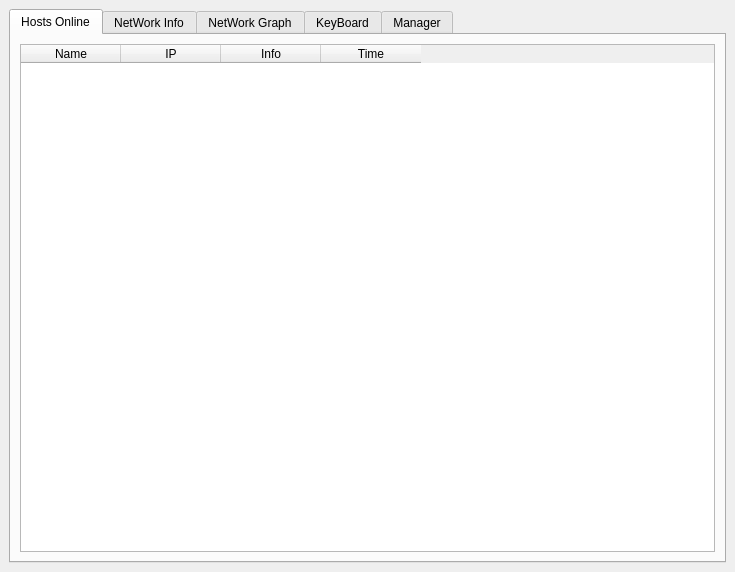
<?xml version="1.0" encoding="UTF-8"?>
<ui version="4.0">
 <class>MainWindow</class>
 <widget class="QMainWindow" name="MainWindow">
  <property name="geometry">
   <rect>
    <x>0</x>
    <y>0</y>
    <width>735</width>
    <height>572</height>
   </rect>
  </property>
  <property name="windowTitle">
   <string>MainWindow</string>
  </property>
  <widget class="QWidget" name="centralwidget">
   <layout class="QVBoxLayout" name="verticalLayout">
    <item>
     <widget class="QTabWidget" name="tabWidget">
      <property name="currentIndex">
       <number>0</number>
      </property>
      <widget class="QWidget" name="tab">
       <attribute name="title">
        <string>Hosts Online</string>
       </attribute>
       <layout class="QVBoxLayout" name="verticalLayout_2">
        <item>
         <widget class="QTableWidget" name="tableWidget">
          <property name="editTriggers">
           <set>QAbstractItemView::NoEditTriggers</set>
          </property>
          <property name="columnCount">
           <number>4</number>
          </property>
          <column>
           <property name="text">
            <string>Name</string>
           </property>
          </column>
          <column>
           <property name="text">
            <string>IP</string>
           </property>
          </column>
          <column>
           <property name="text">
            <string>Info</string>
           </property>
          </column>
          <column>
           <property name="text">
            <string>Time</string>
           </property>
          </column>
         </widget>
        </item>
       </layout>
      </widget>
      <widget class="QWidget" name="tab_2">
       <attribute name="title">
        <string>NetWork Info</string>
       </attribute>
       <layout class="QVBoxLayout" name="verticalLayout_3">
        <item>
         <widget class="QFrame" name="frame">
          <property name="frameShape">
           <enum>QFrame::StyledPanel</enum>
          </property>
          <property name="frameShadow">
           <enum>QFrame::Raised</enum>
          </property>
          <layout class="QHBoxLayout" name="horizontalLayout_2" stretch="1,1,6">
           <property name="topMargin">
            <number>1</number>
           </property>
           <property name="bottomMargin">
            <number>1</number>
           </property>
           <item>
            <widget class="QPushButton" name="pushButton">
             <property name="text">
              <string>Start</string>
             </property>
             <property name="checkable">
              <bool>true</bool>
             </property>
            </widget>
           </item>
           <item>
            <widget class="QPushButton" name="pushButton_2">
             <property name="text">
              <string>Clear</string>
             </property>
            </widget>
           </item>
           <item>
            <widget class="QFrame" name="frame_2">
             <property name="frameShape">
              <enum>QFrame::StyledPanel</enum>
             </property>
             <property name="frameShadow">
              <enum>QFrame::Raised</enum>
             </property>
             <layout class="QHBoxLayout" name="horizontalLayout" stretch="1,3">
              <property name="topMargin">
               <number>1</number>
              </property>
              <property name="bottomMargin">
               <number>1</number>
              </property>
              <item>
               <widget class="QLabel" name="label">
                <property name="text">
                 <string>                     Current Host:</string>
                </property>
               </widget>
              </item>
              <item>
               <widget class="QComboBox" name="comboBox">
                <item>
                 <property name="text">
                  <string>None</string>
                 </property>
                </item>
               </widget>
              </item>
             </layout>
            </widget>
           </item>
          </layout>
         </widget>
        </item>
        <item>
         <widget class="QFrame" name="frame_7">
          <property name="frameShape">
           <enum>QFrame::StyledPanel</enum>
          </property>
          <property name="frameShadow">
           <enum>QFrame::Raised</enum>
          </property>
          <layout class="QHBoxLayout" name="horizontalLayout_7" stretch="1,1">
           <item>
            <widget class="QLineEdit" name="lineEdit_2"/>
           </item>
           <item>
            <widget class="QLabel" name="label_5">
             <property name="font">
              <font>
               <family>Mongolian Baiti</family>
               <pointsize>12</pointsize>
              </font>
             </property>
             <property name="text">
              <string>No Data now!wait for 10 sec.</string>
             </property>
             <property name="textFormat">
              <enum>Qt::AutoText</enum>
             </property>
            </widget>
           </item>
          </layout>
         </widget>
        </item>
        <item>
         <widget class="QTableWidget" name="tableWidget_2">
          <property name="enabled">
           <bool>true</bool>
          </property>
          <property name="editTriggers">
           <set>QAbstractItemView::NoEditTriggers</set>
          </property>
          <column>
           <property name="text">
            <string>Host IP:port</string>
           </property>
          </column>
          <column>
           <property name="text">
            <string>Dst IP:port</string>
           </property>
          </column>
          <column>
           <property name="text">
            <string>Proto</string>
           </property>
          </column>
          <column>
           <property name="text">
            <string>Time</string>
           </property>
          </column>
         </widget>
        </item>
       </layout>
      </widget>
      <widget class="QWidget" name="tab_3">
       <attribute name="title">
        <string>NetWork Graph</string>
       </attribute>
       <layout class="QVBoxLayout" name="verticalLayout_4" stretch="1,25">
        <property name="topMargin">
         <number>1</number>
        </property>
        <property name="bottomMargin">
         <number>1</number>
        </property>
        <item>
         <widget class="QFrame" name="frame_3">
          <property name="frameShape">
           <enum>QFrame::StyledPanel</enum>
          </property>
          <property name="frameShadow">
           <enum>QFrame::Raised</enum>
          </property>
          <layout class="QHBoxLayout" name="horizontalLayout_3" stretch="1,8">
           <property name="topMargin">
            <number>1</number>
           </property>
           <property name="bottomMargin">
            <number>1</number>
           </property>
           <item>
            <widget class="QLabel" name="label_2">
             <property name="text">
              <string>      Current Host:</string>
             </property>
            </widget>
           </item>
           <item>
            <widget class="QLabel" name="label_3">
             <property name="text">
              <string/>
             </property>
            </widget>
           </item>
          </layout>
         </widget>
        </item>
        <item>
         <widget class="QWidget" name="widget" native="true">
          <layout class="QVBoxLayout" name="verticalLayout_6">
           <item>
            <layout class="QGridLayout" name="gridLayout"/>
           </item>
          </layout>
         </widget>
        </item>
       </layout>
      </widget>
      <widget class="QWidget" name="tab_4">
       <attribute name="title">
        <string>KeyBoard</string>
       </attribute>
       <layout class="QVBoxLayout" name="verticalLayout_7">
        <item>
         <widget class="QFrame" name="frame_4">
          <property name="frameShape">
           <enum>QFrame::StyledPanel</enum>
          </property>
          <property name="frameShadow">
           <enum>QFrame::Raised</enum>
          </property>
          <layout class="QHBoxLayout" name="horizontalLayout_5" stretch="1,6">
           <property name="topMargin">
            <number>1</number>
           </property>
           <property name="bottomMargin">
            <number>1</number>
           </property>
           <item>
            <widget class="QPushButton" name="pushButton_3">
             <property name="text">
              <string>Get</string>
             </property>
             <property name="checkable">
              <bool>false</bool>
             </property>
            </widget>
           </item>
           <item>
            <widget class="QFrame" name="frame_5">
             <property name="frameShape">
              <enum>QFrame::StyledPanel</enum>
             </property>
             <property name="frameShadow">
              <enum>QFrame::Raised</enum>
             </property>
             <layout class="QHBoxLayout" name="horizontalLayout_4" stretch="1,3">
              <property name="topMargin">
               <number>1</number>
              </property>
              <property name="bottomMargin">
               <number>0</number>
              </property>
              <item>
               <widget class="QLabel" name="label_4">
                <property name="text">
                 <string>              Host:</string>
                </property>
               </widget>
              </item>
              <item>
               <widget class="QComboBox" name="comboBox_2"/>
              </item>
             </layout>
            </widget>
           </item>
          </layout>
         </widget>
        </item>
        <item>
         <widget class="QTextEdit" name="textEdit">
          <property name="enabled">
           <bool>true</bool>
          </property>
          <property name="readOnly">
           <bool>true</bool>
          </property>
         </widget>
        </item>
       </layout>
      </widget>
      <widget class="QWidget" name="tab_5">
       <attribute name="title">
        <string>Manager</string>
       </attribute>
       <layout class="QVBoxLayout" name="verticalLayout_8">
        <item>
         <widget class="QFrame" name="frame_6">
          <property name="frameShape">
           <enum>QFrame::StyledPanel</enum>
          </property>
          <property name="frameShadow">
           <enum>QFrame::Raised</enum>
          </property>
          <layout class="QHBoxLayout" name="horizontalLayout_6" stretch="3,1,1">
           <property name="topMargin">
            <number>1</number>
           </property>
           <property name="bottomMargin">
            <number>1</number>
           </property>
           <item>
            <widget class="QLineEdit" name="lineEdit"/>
           </item>
           <item>
            <widget class="QComboBox" name="comboBox_3">
             <item>
              <property name="text">
               <string>None</string>
              </property>
             </item>
             <item>
              <property name="text">
               <string>Add</string>
              </property>
             </item>
             <item>
              <property name="text">
               <string>Delete</string>
              </property>
             </item>
             <item>
              <property name="text">
               <string>Update</string>
              </property>
             </item>
            </widget>
           </item>
           <item>
            <widget class="QPushButton" name="pushButton_4">
             <property name="text">
              <string>Execute</string>
             </property>
            </widget>
           </item>
          </layout>
         </widget>
        </item>
        <item>
         <widget class="QTableWidget" name="tableWidget_3">
          <property name="editTriggers">
           <set>QAbstractItemView::NoEditTriggers</set>
          </property>
          <column>
           <property name="text">
            <string>ID</string>
           </property>
          </column>
          <column>
           <property name="text">
            <string>Password</string>
           </property>
          </column>
          <column>
           <property name="text">
            <string>Update Time</string>
           </property>
          </column>
          <column>
           <property name="text">
            <string>view</string>
           </property>
          </column>
         </widget>
        </item>
       </layout>
      </widget>
     </widget>
    </item>
   </layout>
  </widget>
  <widget class="QMenuBar" name="menubar">
   <property name="geometry">
    <rect>
     <x>0</x>
     <y>0</y>
     <width>735</width>
     <height>23</height>
    </rect>
   </property>
  </widget>
 </widget>
 <resources/>
 <connections>
  <connection>
   <sender>pushButton</sender>
   <signal>clicked()</signal>
   <receiver>MainWindow</receiver>
   <slot>startcap()</slot>
   <hints>
    <hint type="sourcelabel">
     <x>66</x>
     <y>77</y>
    </hint>
    <hint type="destinationlabel">
     <x>275</x>
     <y>-12</y>
    </hint>
   </hints>
  </connection>
  <connection>
   <sender>pushButton_2</sender>
   <signal>clicked()</signal>
   <receiver>MainWindow</receiver>
   <slot>clear()</slot>
   <hints>
    <hint type="sourcelabel">
     <x>172</x>
     <y>71</y>
    </hint>
    <hint type="destinationlabel">
     <x>366</x>
     <y>-8</y>
    </hint>
   </hints>
  </connection>
  <connection>
   <sender>pushButton_3</sender>
   <signal>clicked()</signal>
   <receiver>MainWindow</receiver>
   <slot>getkeyboard()</slot>
   <hints>
    <hint type="sourcelabel">
     <x>87</x>
     <y>73</y>
    </hint>
    <hint type="destinationlabel">
     <x>212</x>
     <y>-4</y>
    </hint>
   </hints>
  </connection>
  <connection>
   <sender>pushButton_4</sender>
   <signal>clicked()</signal>
   <receiver>MainWindow</receiver>
   <slot>doUpdate()</slot>
   <hints>
    <hint type="sourcelabel">
     <x>603</x>
     <y>80</y>
    </hint>
    <hint type="destinationlabel">
     <x>493</x>
     <y>-6</y>
    </hint>
   </hints>
  </connection>
 </connections>
 <slots>
  <slot>startcap()</slot>
  <slot>clear()</slot>
  <slot>getkeyboard()</slot>
  <slot>doUpdate()</slot>
 </slots>
</ui>
